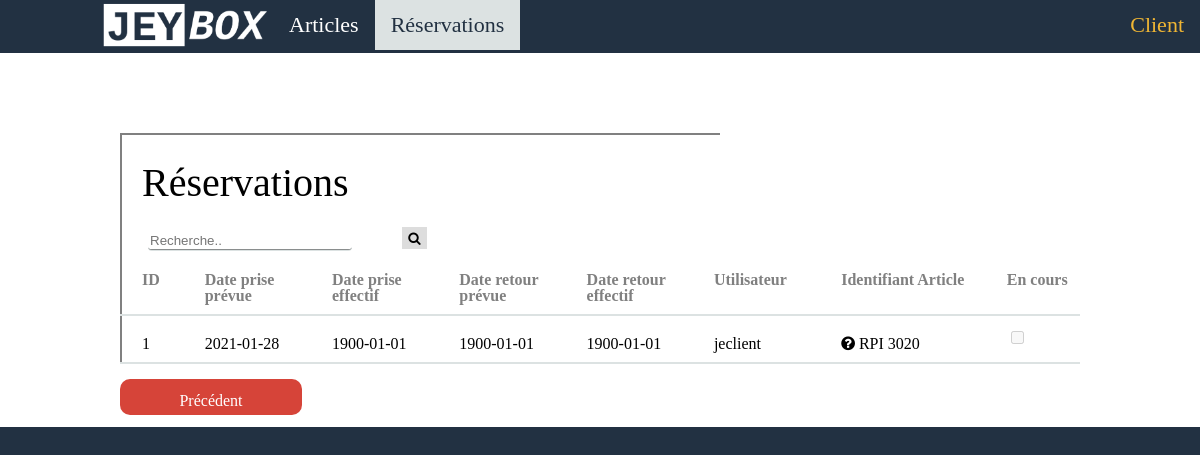
The app's page /1_presentation/controleurs/CTRL_reservation.php with its own data.
### tables this page shows
create table reservation (
	id_reservation int primary key auto_increment,
	date_prevue date,
	date_prise_possession date,
	date_retour_prevue date,
	date_retour_effectif date,
	commentaire VARCHAR(255),

	nom_utilisateur VARCHAR(50) not null,
	constraint `fk_utilisateur_reservation`
		foreign key (nom_utilisateur) references utilisateur (nom_utilisateur)
		on delete cascade
		on update restrict,

	id_article int not null,
	constraint `fk_article_reservation`
		foreign key (id_article) references article (id_article)
		on delete cascade
		on update restrict
);

create table article (
	id_article int primary key auto_increment,
	identifiant varchar(50) not null,
	nom varchar(50) not null,
	quantite int not null,
	fiche_url varchar(255),

	id_sous_categorie int not null,
	constraint `fk_sous-categorie_article`
		foreign key (id_sous_categorie) references sous_categorie_article (id_sous_categorie)
		on delete cascade
		on update restrict,

	id_etat int not null,
	constraint `fk_etat_article`
		foreign key (id_etat) references etat (id_etat)
		on delete cascade
		on update restrict
);

### 1_presentation/controleurs/CTRL_reservation.php (called while the page is built, shortened)
<?php
include_once "../../3_acces_bd/moteur_requetes_bd.php";
include_once "../../2_logique/gestionnaires/gestionnaire_article.php";
include_once "../../2_logique/gestionnaires/gestionnaire_reservation.php";
include_once "../../2_logique/objets/article.php";
include_once "../../2_logique/objets/reservation.php";
$moteurRequetes = new moteurRequetesBD();
$listeReservation = gestionnaireReservation::fetchAllReservationFromBD($moteurRequetes);
include '../client/consulter_reservation.php';

### 3_acces_bd/moteur_requetes_bd.php (called while the page is built, shortened)
<?php
  class moteurRequetesBD
  {
      private $mySqlManager = null;
      private $sqlQueriesSelectAllIDs = [
        "article" => 'SELECT id_article FROM article',
        "categorie_article" => 'SELECT id_categorie FROM categorie_article',
        "contact_urgence" => 'SELECT id_contact_urgence FROM contact_urgence',
        "etat" => 'SELECT id_etat FROM etat',
        "permission" => 'SELECT id_permission FROM permission',
        "reference" => 'SELECT id_reference FROM reference',
        "reservation" => 'SELECT id_reservation FROM reservation',
        "sous_categorie_article" => 'SELECT id_sous_categorie FROM sous_categorie_article',
        "utilisateur" => 'SELECT nom_utilisateur FROM utilisateur',
      ];
      private $sqlQueriesSelectID = [
        "article" => 'SELECT * FROM article WHERE id_article = ?',
        "categorie_article" => 'SELECT * FROM categorie_article WHERE id_categorie = ?',
        "contact_urgence" => 'SELECT * FROM contact_urgence WHERE id_contact_urgence = ?',
        "etat" => 'SELECT * FROM etat WHERE id_etat = ?',
        "permission" => 'SELECT * FROM permission WHERE id_permission = ?',
        "reference" => 'SELECT * FROM reference WHERE id_reference = ?',
        "reservation" => 'SELECT * FROM reservation WHERE id_reservation = ?',
        "sous_categorie_article" => 'SELECT * FROM sous_categorie_article WHERE id_sous_categorie = ?',
        "utilisateur" => 'SELECT * FROM utilisateur WHERE nom_utilisateur = ?',
      ];
      public function __construct()
      {
          $this->mySqlManager = new sqlManager();
      }
      public function selectAllIDs($objectName)
      {
          $this->mySqlManager->init_connection();
          $conn = $this->mySqlManager->get_connection();
          $lowerObjectName = strtolower($objectName);
          $result = $conn->query($this->sqlQueriesSelectAllIDs[$lowerObjectName]);
          $resultArray = $result->fetch_all(MYSQLI_ASSOC);
          return $resultArray;
      }
      public function selectFromID($objectName, $id)
      {
          $this->mySqlManager->init_connection();
          $conn = $this->mySqlManager->get_connection();
          $lowerObjectName = strtolower($objectName);
          if ($stmt = $conn->prepare($this->sqlQueriesSelectID[$lowerObjectName])) {
              $stmt->bind_param("s", $id);
          } else {
              die("Erreur: la préparation de la requête SQL a échoué: (" . $stmt->errno . ") " . $stmt->error);
          }
          if (!$stmt->execute()) {
              die("\r\nErreur: execute() de la requête SQL a échoué: (" . $stmt->errno . ") " . $stmt->error);
          }
          $result = $stmt->get_result();
          $row = $result->fetch_assoc();
          return $row;
      }
  }

### 2_logique/gestionnaires/gestionnaire_reservation.php (called while the page is built, shortened)
<?php
class gestionnaireReservation
{
    public static function fetchReservationFromBD($moteurRequetes, $idReservation)
    {
        $infoReservation = $moteurRequetes->selectFromID("reservation", $idReservation);
        $keyReservation = array_keys($infoReservation);
        $uneReservation = new reservation(
            $infoReservation[$keyReservation[0]],
            $infoReservation[$keyReservation[1]],
            $infoReservation[$keyReservation[2]],
            $infoReservation[$keyReservation[3]],
            $infoReservation[$keyReservation[4]],
            $infoReservation[$keyReservation[5]],
            $infoReservation[$keyReservation[6]],
            $infoReservation[$keyReservation[7]]
        );
        return $uneReservation;
    }
    public static function fetchAllReservationFromBD($moteurRequetes) {
        $arrayReservation = [];
        $infoReservation = $moteurRequetes->selectAllIDs("reservation");
        for ($i=0; $i < count($infoReservation); $i++) {
            $keyReservation = array_keys($infoReservation[$i]);
            $arrayReservation[] = gestionnaireReservation::fetchReservationFromBD($moteurRequetes, $infoReservation[$i][$keyReservation[0]]);
        }
        return $arrayReservation;
    }
}

### 2_logique/objets/reservation.php (called while the page is built, shortened)
<?php
  class reservation
  {
      private $int_id_reservation;
      private $date_date_prevue;
      private $date_date_prise_possession;
      private $date_date_retour_prevue;
      private $date_date_retour_effectif;
      private $string_nom_utilisateur;
      private $int_id_article;
      public function set_id($new_id_reservation)
      {
          $this->int_id_reservation = $new_id_reservation;
      }
      public function set_date_prevue($new_date_prevue)
      {
          $this->date_date_prevue = $new_date_prevue;
      }
      public function set_date_prise_possession($new_date_prise_possession)
      {
          $this->date_date_prise_possession = $new_date_prise_possession;
      }
      public function set_date_retour_prevue($new_date_retour_prevue)
      {
          $this->date_date_retour_prevue = $new_date_retour_prevue;
      }
      public function set_date_retour_effectif($new_date_retour_effectif)
      {
          $this->date_date_retour_effectif = $new_date_retour_effectif;
      }
      public function set_nom_utilisateur($new_nom_utilisateur)
      {
          $this->string_nom_utilisateur = $new_nom_utilisateur;
      }
      public function set_id_article($new_id_article)
      {
          $this->int_id_article = $new_id_article;
      }
      public function get_id()
      {
          return $this->int_id_reservation;
      }
      public function get_date_prevue()
      {
          return $this->date_date_prevue;
      }
      public function get_date_prise_possession()
      {
          return $this->date_date_prise_possession;
      }
      public function get_date_retour_prevue()
      {
          return $this->date_date_retour_prevue;
      }
      public function get_date_retour_effectif()
      {
          return $this->date_date_retour_effectif;
      }
      public function get_nom_utilisateur()
      {
          return $this->string_nom_utilisateur;
      }
      public function get_id_article()
      {
          return $this->int_id_article;
      }
  }

### 2_logique/gestionnaires/gestionnaire_article.php (called while the page is built, shortened)
<?php
class gestionnaireArticle
{
    public static function fetchArticleFromBD($moteurRequetes, $idArticle)
    {
        $infoArticle = $moteurRequetes->selectFromID("article", $idArticle);
        $keyArticle = array_keys($infoArticle);
        $unArticle = new article(
            $infoArticle[$keyArticle[0]],
            $infoArticle[$keyArticle[1]],
            $infoArticle[$keyArticle[2]],
            $infoArticle[$keyArticle[3]],
            $infoArticle[$keyArticle[4]],
            $infoArticle[$keyArticle[5]],
            $infoArticle[$keyArticle[6]]
        );
        return $unArticle;
    }
}

### 2_logique/objets/article.php (called while the page is built, shortened)
<?php
   class article
   {
       private $int_identifiant;
       public function set_identifiant($new_identifiant)
       {
           $this->int_identifiant = $new_identifiant;
       }
       public function get_identifiant()
       {
           return $this->int_identifiant;
       }
   }

### 1_presentation/client/consulter_reservation.php (the view, shortened to what this page needs)
<!DOCTYPE html>
<html lang="en" dir="ltr">
  <head>
    <link rel="stylesheet" href="../../css/style.css" />
    <link rel="stylesheet" href="https://cdnjs.cloudflare.com/ajax/libs/font-awesome/4.7.0/css/font-awesome.min.css">
  </head>
  <body>
    <nav class="col-m-12 col-12">
      <ul>
        <li><a href="../../index.html"><img src="../../images/JEYBOX_Logo_1037x300.png" alt="Logo JEYBOX" width="173" height="50"></a></li>
        <?php
        if (file_exists('../controleurs/CTRL_article.php')) {
            echo '<li><a class="button" href="../controleurs/CTRL_article.php">Articles</a></li>';
        } else {
            echo '<li><div class="inactive_button">Article</div></li>';
        } ?>
        <?php
        if (file_exists('../controleurs/CTRL_reservation.php')) {
            echo '<li><a class="active_button" href="../controleurs/CTRL_reservation.php">Réservations</a></li>';
        } else {
            echo '<li><div class="inactive_button">Réservations</div></li>';
        } ?>
        <li style="float:right"><div class="navigator">Client</div></li>
      </ul>
    </nav>
    <div class="container">
      <table class="itemSelection">
        <tr>
          <th><div class="halfBorderTop"></div></th>
        </tr>
        <tr>
          <th colspan="8"><h1>Réservations</h1></th>
        </tr>
        <tr>
          <th colspan="8">
            <div class="search-container" >
              <form action="/action_page.php" class="searchformh">
                <input type="text" placeholder="Recherche.." name="search" class="searchtxt">
                <button type="submit" class="searchbtn"><i class="fa fa-search"></i></button>
              </form>
            </div>
          </th>
        </tr>
        <tr class="entete">
          <th style="width: 5%">ID</th>
          <th style="width: 10%">Date prise prévue</th>
          <th style="width: 10%">Date prise effectif</th>
          <th style="width: 10%">Date retour prévue</th>
          <th style="width: 10%">Date retour effectif</th>
          <th style="width: 10%">Utilisateur</th>
          <th style="width: 13%">Identifiant Article</th>
          <th style="width: 2%">En cours</th>
        </tr>
          <?php
          sort($listeReservation);
          for ($i=0; $i < count($listeReservation); $i++) {
              $associatedArticle = gestionnaireArticle::fetchArticleFromBD($moteurRequetes, $listeReservation[$i]->get_id_article());
              echo '<tr class="item">';
              echo '  <th>' . $listeReservation[$i]->get_id() . '</th>';
              echo '  <th>' . $listeReservation[$i]->get_date_prevue() . '</th>';
              echo '  <th>' . $listeReservation[$i]->get_date_prise_possession() . '</th>';
              echo '  <th>' . $listeReservation[$i]->get_date_retour_prevue() . '</th>';
              echo '  <th>' . $listeReservation[$i]->get_date_retour_effectif() . '</th>';
              echo '  <th>' . $listeReservation[$i]->get_nom_utilisateur() . '</th>';
              echo '  <th><i class="fa fa-question-circle tooltip"><span class="tooltiptext">' . $associatedArticle->get_nom() . '</span></i>   ' . $associatedArticle->get_identifiant() .  '</th>';
              echo '  <th>';
              echo '    <form action="/action_page.php">';
              echo '      <input style="width: auto" type="checkbox" id="inprogress" name="inprogress" disabled>';
              echo '    </form>';
              echo '  </th>';
              echo '</tr>';
          }
          ?>
      </table>
      <table class="tblOptions">
        <tr>
          <th style="width: 10%"><a class="btnRetour" href="../../index.html">Précédent</a></th>
        </tr>
      </table>
    </div>
  </body>
</html>

### css/style.css (style rules this page uses)
:root { --blue-color: #223142; --yellow-color: #f0b634; --red-color: #d64439; --green-color: #3aa68a; --grey-color: #dce2e2; --beige-color: #FFFFE0; }
html, body, div, span, applet, object, iframe, h1, h2, h3, h4, h5, h6, p, blockquote, pre, a, abbr, acronym, address, big, cite, code, del, dfn, em, img, ins, kbd, q, s, samp, small, strike, strong, sub, sup, tt, var, b, u, i, center, dl, dt, dd, ol, ul, li, fieldset, form, label, legend, table, caption, tbody, tfoot, thead, tr, th, td, article, aside, canvas, details, embed, figure, figcaption, footer, header, hgroup, menu, nav, output, ruby, section, summary, time, mark, audio, video { margin: 0; padding: 0; border: 0; font-size: 100%; font: inherit; vertical-align: baseline; }
article, aside, details, figcaption, figure, footer, header, hgroup, menu, nav, section { display: block; }
body { line-height: 1; }
ol, ul { list-style: none; }
table { border-collapse: collapse; border-spacing: 0; }
body { background-color: var(--blue-color); margin: 0; }
.container { box-sizing: border-box; background-color: white; width: 100%; overflow: hidden; }
.container input { float: left; width: 200px; margin-top: 5px; margin-bottom: 5px; margin-right: 50px; border-top-style: hidden; border-right-style: hidden; border-left-style: hidden; border-bottom-style: groove; border-color: var(--grey-color); cursor: auto; }
nav { background-color: var(--blue-color); }
div { text-align: center; display: block; }
h1 { font-size: 40px; }
nav ul { list-style-type: none; margin: 0; padding: 0; overflow: hidden; }
nav ul li { float: left; }
nav ul li .button { display: block; color: white; text-align: center; padding: 14px 16px; text-decoration: none; font-size: 22px; }
nav ul li .active_button { display: block; text-align: center; text-decoration: none; font-size: 22px; background-color: var(--grey-color); color: var(--blue-color); padding: 14px 16px; }
nav ul li a { padding-left: 100px; }
nav ul li .navigator { display: block; color: var(--yellow-color);; text-align: center; padding: 14px 16px; font-size: 22px; }
.itemSelection { display:inline-block; background-color: white; width: 100%; padding-top: 80px; padding-left: 10%; padding-right: 10%; }
.itemSelection tr { border-left: 2px solid grey; text-align: left; }
.itemSelection tr th h1 { padding-top: 20px; }
.itemSelection tr th { padding-bottom: 10px; padding-left: 20px; }
.itemSelection .item { border-bottom: 2px solid var(--grey-color); }
.itemSelection .entete { border-bottom: 2px solid var(--grey-color); color: grey; font-weight: bold; }
.itemSelection .item th { padding-top: 10px; }
.halfBorderTop { border-top: 2px solid grey; position: absolute; right: 40%; left: 10%; }
.tblOptions { width: 80%; margin-top: 1%; margin-bottom: 1%; margin-left: 10%; margin-right: 10%; }
.btnRetour { display: block; text-align: center; vertical-align: center; text-decoration: none; font-size: 16px; color: white; background-color: var(--red-color); width: 150px; height: 8px; padding: 14px 16px; border-radius: 10px; }
.search-container { float: left; padding: 6px; border: none; margin-top: 8px; margin-right: 8px; font-size: 17px; }
.searchtxt { border-radius: 4px 4px 4px 4px; }
.searchbtn { height: 22px; width: 25px; float: right; background: #ddd; border: none; cursor: pointer; }
[class*="col-"] { width: 100%; float: left; }
.col-m-12 { width: 100%; }

### records on screen
reservation: id_reservation "1", date_prevue "2021-01-28", date_prise_possession "1900-01-01", date_retour_prevue "1900-01-01", date_retour_effectif "1900-01-01", nom_utilisateur "jeclient", id_article.identifiant "RPI 3020"
